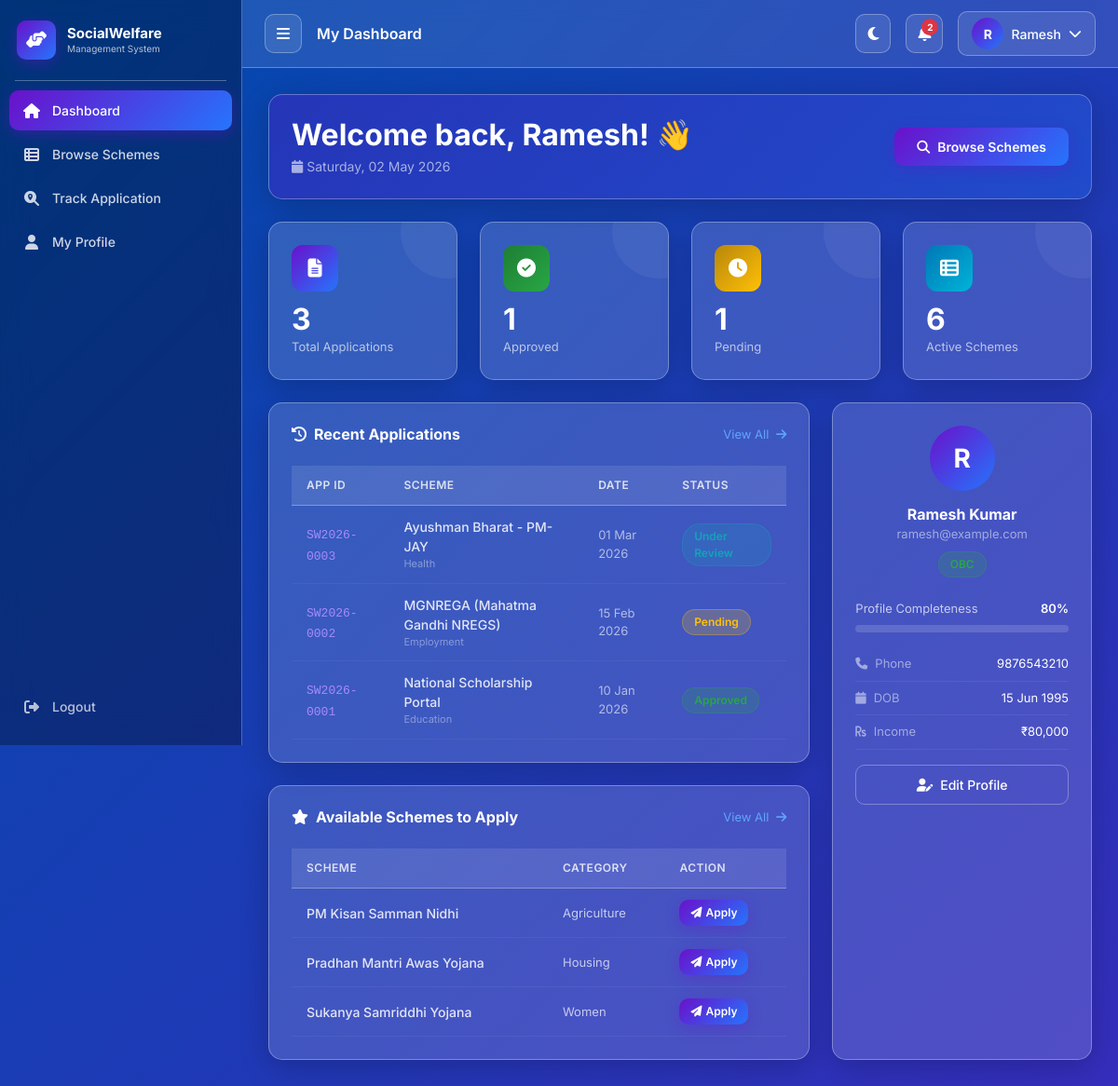
The app's page /dashboard.php (signed in) with its own data.
### tables this page shows
CREATE TABLE IF NOT EXISTS users (
    id INT AUTO_INCREMENT PRIMARY KEY,
    name VARCHAR(100) NOT NULL,
    email VARCHAR(150) UNIQUE NOT NULL,
    phone VARCHAR(15) NOT NULL,
    password VARCHAR(255) NOT NULL,
    dob DATE NOT NULL,
    gender ENUM('Male','Female','Other') NOT NULL,
    address TEXT,
    aadhar VARCHAR(12),
    annual_income DECIMAL(12,2) DEFAULT 0,
    category ENUM('General','OBC','SC','ST','EWS') DEFAULT 'General',
    profile_photo VARCHAR(255) DEFAULT NULL,
    role ENUM('user','admin') DEFAULT 'user',
    is_active TINYINT(1) DEFAULT 1,
    created_at TIMESTAMP DEFAULT CURRENT_TIMESTAMP,
    updated_at TIMESTAMP DEFAULT CURRENT_TIMESTAMP ON UPDATE CURRENT_TIMESTAMP
);

CREATE TABLE IF NOT EXISTS applications (
    id INT AUTO_INCREMENT PRIMARY KEY,
    application_id VARCHAR(20) UNIQUE NOT NULL,
    user_id INT NOT NULL,
    scheme_id INT NOT NULL,
    status ENUM('pending','under_review','approved','rejected') DEFAULT 'pending',
    remarks TEXT,
    documents VARCHAR(255),
    applied_at TIMESTAMP DEFAULT CURRENT_TIMESTAMP,
    updated_at TIMESTAMP DEFAULT CURRENT_TIMESTAMP ON UPDATE CURRENT_TIMESTAMP,
    FOREIGN KEY (user_id) REFERENCES users(id) ON DELETE CASCADE,
    FOREIGN KEY (scheme_id) REFERENCES schemes(id) ON DELETE CASCADE
);

CREATE TABLE IF NOT EXISTS schemes (
    id INT AUTO_INCREMENT PRIMARY KEY,
    title VARCHAR(200) NOT NULL,
    description TEXT NOT NULL,
    eligibility TEXT NOT NULL,
    benefits TEXT NOT NULL,
    category ENUM('Agriculture','Education','Health','Housing','Employment','Women','Elderly','Disability','Other') DEFAULT 'Other',
    min_age INT DEFAULT 0,
    max_age INT DEFAULT 120,
    max_income DECIMAL(12,2) DEFAULT 999999,
    eligible_categories SET('General','OBC','SC','ST','EWS','All') DEFAULT 'All',
    required_documents TEXT,
    last_date DATE,
    status ENUM('active','inactive') DEFAULT 'active',
    created_by INT,
    created_at TIMESTAMP DEFAULT CURRENT_TIMESTAMP,
    updated_at TIMESTAMP DEFAULT CURRENT_TIMESTAMP ON UPDATE CURRENT_TIMESTAMP,
    FOREIGN KEY (created_by) REFERENCES users(id) ON DELETE SET NULL
);

### includes/db.php (called while the page is built, shortened)
<?php
$conn = null;
$using_sqlite = false;
try {
    $conn = new mysqli(DB_HOST, DB_USER, DB_PASS, DB_NAME);
    $conn->set_charset('utf8mb4');
} catch (Exception $e) {
    die('
        <div style="font-family: system-ui, sans-serif; max-width: 600px; margin: 40px auto; padding: 20px; border: 1px solid #ffcaca; border-radius: 8px; background: #fff5f5; color: #333;">
            <h2 style="color: #d32f2f; margin-top: 0;">Database Connection Failed</h2>
            <p>It looks like your MySQL database is not running, or the <code>social_welfare</code> database hasn\'t been set up yet.</p>
            <h3>How to fix this:</h3>
            <ol style="line-height: 1.6;">
                <li>Start the <strong>MySQL</strong> service (using XAMPP, WAMP, or similar).</li>
                <li>Open your database manager (like phpMyAdmin at <a href="http://localhost/phpmyadmin" target="_blank">http://localhost/phpmyadmin</a>).</li>
                <li>Create a new database named <strong>social_welfare</strong>.</li>
                <li>Import the <strong>social_welfare.sql</strong> file (located in your project folder) into this database.</li>
            </ol>
            <p style="margin-top: 20px; font-size: 0.9em; color: #666;">
                <strong>Technical Error:</strong> ' . htmlspecialchars($e->getMessage()) . '
            </p>
        </div>
    ');
}
function db_param_types(array $params) {
    $types = '';
    foreach ($params as $p) {
        if (is_int($p)) {
            $types .= 'i';
        } elseif (is_float($p)) {
            $types .= 'd';
        } elseif (is_null($p)) {
            $types .= 's';
        } else {
            $types .= 's';
        }
    }
    return $types;
}
function db_query($arg1, $arg2 = [], $arg3 = []) {
    global $conn, $using_sqlite;
    $db = $conn;
    $sql = $arg1;
    $params = $arg2;
    try {
        if (empty($params)) {
            return $db->query($sql);
        }
        $stmt = $db->prepare($sql);
        $types = db_param_types($params);
        $stmt->bind_param($types, ...$params);
        $ok = $stmt->execute();
        $result = $stmt->get_result();
        if ($result !== false) {
            return $result;
        }
        return true;
    } catch (Throwable $e) {
        error_log('db_query failed: ' . $e->getMessage() . ' | SQL: ' . $sql);
        return false;
    }
}
function db_fetch($queryOrResult, $params = []) {
    if (is_string($queryOrResult)) {
        $result = db_query($queryOrResult, $params);
        $row = $result->fetch_assoc();
        return $row ?: null;
    }
    return null;
}

### dashboard.php (the view, shortened to what this page needs)
<?php
require_once 'includes/db.php';
$uid = $_SESSION['user_id'];
$user = db_fetch("SELECT * FROM users WHERE id=?", [$uid]);
$total_apps = db_fetch("SELECT COUNT(*) as total FROM applications WHERE user_id=?", [$uid])['total'];
$approved = db_fetch("SELECT COUNT(*) as cnt FROM applications WHERE user_id=? AND status='approved'", [$uid])['cnt'];
$pending = db_fetch("SELECT COUNT(*) as cnt FROM applications WHERE user_id=? AND status='pending'", [$uid])['cnt'];
$recent_apps = db_query("
    SELECT a.*, s.title, s.category
    FROM applications a
    JOIN schemes s ON a.scheme_id = s.id
    WHERE a.user_id = ?
    ORDER BY a.applied_at DESC
    LIMIT 5
", [$uid]);
$total_schemes = db_fetch("SELECT COUNT(*) as cnt FROM schemes WHERE status='active'")['cnt'];
$available_schemes = db_query("
    SELECT *
    FROM schemes
    WHERE status='active' AND id NOT IN (SELECT scheme_id FROM applications WHERE user_id=?)
    ORDER BY created_at DESC
    LIMIT 5
", [$uid]);
include 'includes/header.php';
?>
<div class="fade-in">
    <div class="glass-card p-4 mb-4" style="background:linear-gradient(135deg,rgba(106,17,203,0.3),rgba(37,117,252,0.3));">
        <div class="d-flex align-items-center justify-content-between flex-wrap gap-3">
            <div>
                <h2 style="color:#fff;font-weight:700;margin-bottom:4px;">
                    Welcome back, <?= htmlspecialchars(explode(' ', $user['name'])[0]) ?>! 👋
                </h2>
                <p style="color:rgba(255,255,255,0.6);margin:0;font-size:14px;">
                    <i class="fas fa-calendar me-1"></i><?= date('l, d F Y') ?>
                </p>
            </div>
            <a href="schemes.php" class="btn btn-glass">
                <i class="fas fa-search me-2"></i>Browse Schemes
            </a>
        </div>
    </div>
    <div class="row g-4 mb-4">
        <div class="col-6 col-md-3 fade-in-up delay-1">
            <div class="analytics-card">
                <div class="card-icon" style="background:linear-gradient(135deg,#6a11cb,#2575fc);">
                    <i class="fas fa-file-alt text-white"></i>
                </div>
                <div class="card-value counter-animate" data-target="<?= $total_apps ?>"><?= $total_apps ?></div>
                <div class="card-label">Total Applications</div>
            </div>
        </div>
        <div class="col-6 col-md-3 fade-in-up delay-2">
            <div class="analytics-card">
                <div class="card-icon" style="background:linear-gradient(135deg,#1e7e34,#28a745);">
                    <i class="fas fa-check-circle text-white"></i>
                </div>
                <div class="card-value counter-animate" data-target="<?= $approved ?>"><?= $approved ?></div>
                <div class="card-label">Approved</div>
            </div>
        </div>
        <div class="col-6 col-md-3 fade-in-up delay-3">
            <div class="analytics-card">
                <div class="card-icon" style="background:linear-gradient(135deg,#b8860b,#ffc107);">
                    <i class="fas fa-clock text-white"></i>
                </div>
                <div class="card-value counter-animate" data-target="<?= $pending ?>"><?= $pending ?></div>
                <div class="card-label">Pending</div>
            </div>
        </div>
        <div class="col-6 col-md-3 fade-in-up delay-4">
            <div class="analytics-card">
                <div class="card-icon" style="background:linear-gradient(135deg,#0077b6,#00b4d8);">
                    <i class="fas fa-th-list text-white"></i>
                </div>
                <div class="card-value counter-animate" data-target="<?= $total_schemes ?>"><?= $total_schemes ?></div>
                <div class="card-label">Active Schemes</div>
            </div>
        </div>
    </div>
    <div class="row g-4">
        <div class="col-lg-8">
            <div class="glass-card p-0">
                <div class="d-flex align-items-center justify-content-between p-4 pb-0">
                    <h6 style="color:#fff;font-weight:700;font-size:16px;margin:0;">
                        <i class="fas fa-history me-2"></i>Recent Applications
                    </h6>
                    <a href="track_application.php" style="font-size:13px;color:#60a5fa;text-decoration:none;">
                        View All <i class="fas fa-arrow-right ms-1"></i>
                    </a>
                </div>
                <div class="p-4">
                    <?php if ($recent_apps->num_rows > 0): ?>
                    <div class="responsive-table">
                        <table class="glass-table">
                            <thead>
                                <tr>
                                    <th>App ID</th>
                                    <th>Scheme</th>
                                    <th>Date</th>
                                    <th>Status</th>
                                </tr>
                            </thead>
                            <tbody>
                                <?php while ($app = $recent_apps->fetch_assoc()): ?>
                                <tr>
                                    <td data-label="App ID">
                                        <span style="font-family:monospace;font-size:13px;color:#a78bfa;">
                                            <?= htmlspecialchars($app['application_id']) ?>
                                        </span>
                                    </td>
                                    <td data-label="Scheme">
                                        <div style="font-weight:500;"><?= htmlspecialchars($app['title']) ?></div>
                                        <div style="font-size:11px;color:rgba(255,255,255,0.4);"><?= htmlspecialchars($app['category']) ?></div>
                                    </td>
                                    <td data-label="Date" style="font-size:13px;color:rgba(255,255,255,0.6);">
                                        <?= date('d M Y', strtotime($app['applied_at'])) ?>
                                    </td>
                                    <td data-label="Status">
                                        <span class="status-badge status-<?= $app['status'] ?>">
                                            <?= ucfirst(str_replace('_', ' ', $app['status'])) ?>
                                        </span>
                                    </td>
                                </tr>
                                <?php endwhile; ?>
                            </tbody>
                        </table>
                    </div>
                    <?php endif; ?>
                </div>
            </div>
            <div class="glass-card p-0 mt-4">
                <div class="d-flex align-items-center justify-content-between p-4 pb-0">
                    <h6 style="color:#fff;font-weight:700;font-size:16px;margin:0;">
                        <i class="fas fa-star me-2"></i>Available Schemes to Apply
                    </h6>
                    <a href="schemes.php" style="font-size:13px;color:#60a5fa;text-decoration:none;">
                        View All <i class="fas fa-arrow-right ms-1"></i>
                    </a>
                </div>
                <div class="p-4">
                    <?php if ($available_schemes->num_rows > 0): ?>
                    <div class="responsive-table">
                        <table class="glass-table">
                            <thead>
                                <tr>
                                    <th>Scheme</th>
                                    <th>Category</th>
                                    <th>Action</th>
                                </tr>
                            </thead>
                            <tbody>
                                <?php while ($s = $available_schemes->fetch_assoc()): ?>
                                <tr>
                                    <td data-label="Scheme">
                                        <div style="font-weight:500;"><?= htmlspecialchars($s['title']) ?></div>
                                    </td>
                                    <td data-label="Category" style="font-size:13px;color:rgba(255,255,255,0.7);">
                                        <?= htmlspecialchars($s['category']) ?>
                                    </td>
                                    <td data-label="Action">
                                        <a href="apply_scheme.php?id=<?= $s['id'] ?>" class="btn btn-glass" style="padding:5px 12px;font-size:12px;">
                                            <i class="fas fa-paper-plane me-1"></i>Apply
                                        </a>
                                    </td>
                                </tr>
                                <?php endwhile; ?>
                            </tbody>
                        </table>
                    </div>
                    <?php endif; ?>
                </div>
            </div>
        </div>
        <div class="col-lg-4">
            <div class="glass-card p-4 h-100">
                <div class="text-center mb-4">
                    <div class="profile-avatar mx-auto mb-3" style="width:70px;height:70px;font-size:28px;border-radius:50%;background:linear-gradient(135deg,#6a11cb,#2575fc);">
                        <?= strtoupper(substr($user['name'], 0, 1)) ?>
                    </div>
                    <h6 style="color:#fff;font-weight:700;margin-bottom:2px;"><?= htmlspecialchars($user['name']) ?></h6>
                    <p style="color:rgba(255,255,255,0.5);font-size:13px;margin:0;"><?= htmlspecialchars($user['email']) ?></p>
                    <span class="status-badge status-approved mt-2">
                        <?= htmlspecialchars($user['category']) ?>
                    </span>
                </div>
                <div class="mb-3">
                    <div class="d-flex justify-content-between mb-1">
                        <span style="font-size:13px;color:rgba(255,255,255,0.7);">Profile Completeness</span>
                        <span id="profileProgressLabel" style="font-size:13px;color:#fff;font-weight:600;">0%</span>
                    </div>
                    <div class="progress-glass">
                    </div>
                </div>
                <div style="font-size:13px;">
                    <?php $details = [
                        ['fas fa-phone', 'Phone', $user['phone']],
                        ['fas fa-calendar', 'DOB', $user['dob'] ? date('d M Y', strtotime($user['dob'])) : 'Not set'],
                        ['fas fa-rupee-sign', 'Income', $user['annual_income'] ? '₹' . number_format($user['annual_income']) : 'Not set'],
                    ]; ?>
                    <?php foreach ($details as [$icon, $label, $val]): ?>
                    <div class="d-flex justify-content-between py-2" style="border-bottom:1px solid rgba(255,255,255,0.07);">
                        <span style="color:rgba(255,255,255,0.5);"><i class="<?= $icon ?> me-2"></i><?= $label ?></span>
                        <span style="color:#fff;"><?= htmlspecialchars($val ?: 'Not set') ?></span>
                    </div>
                    <?php endforeach; ?>
                </div>
                <a href="profile.php" class="btn btn-glass-outline w-100 mt-3">
                    <i class="fas fa-user-edit me-2"></i>Edit Profile
                </a>
            </div>
        </div>
    </div>
</div>
<?php include 'includes/footer.php'; ?>

### records on screen
users: name "Ramesh", name "R", name "Ramesh Kumar", email "ramesh@example.com", category "OBC"
applications: application "SW2026-0003", scheme.title "Ayushman Bharat - PM-JAY", scheme.category "Health", applied_at "01 Mar 2026", status "Under Review"
applications: application "SW2026-0002", scheme.title "MGNREGA (Mahatma Gandhi NREGS)", scheme.category "Employment", applied_at "15 Feb 2026", status "Pending"
applications: application "SW2026-0001", scheme.title "National Scholarship Portal", scheme.category "Education", applied_at "10 Jan 2026", status "Approved"
schemes: title "PM Kisan Samman Nidhi", category "Agriculture"
schemes: title "Pradhan Mantri Awas Yojana", category "Housing"
schemes: title "Sukanya Samriddhi Yojana", category "Women"

### other values on screen
$page_title "My Dashboard"
$notif_count "2"
$avatar_char "R"
explode(' ', $_SESSION['name'])[0] "Ramesh"
$total_apps "3"
$approved "1"
$pending "1"
$total_schemes "6"
$label "Phone"
$val ?: 'Not set' "9876543210"
$label "DOB"
$val ?: 'Not set' "15 Jun 1995"
$label "Income"
$val ?: 'Not set' "₹80,000"
